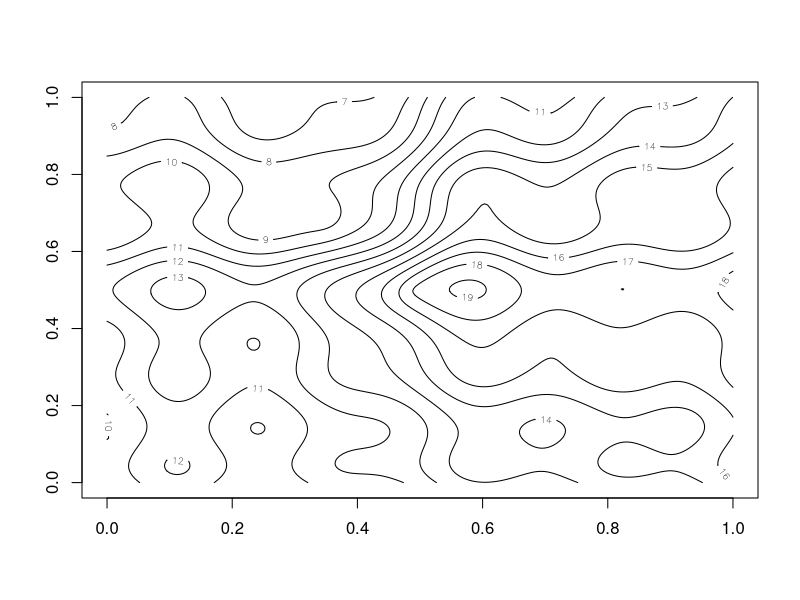

Source code (R):
x <- seq(-10, 10, length=200)
y <- seq(-10, 10, length=200)

z <- matrix (
  outer(x, y,
        function(x, y) {
          14 - 
          sqrt( (x+cos(y)/10) ^2 + (y - sin(x)/5) ^2) +
          cos((x-2)/3)*sin(x) + 
          cos((y-2)/4)*cos(y) +
        # 
          sqrt( (x+3) ^ 2 + (y/2-2) ^2)
        }
  ),
  nrow=length(x)
)

contour(z)
